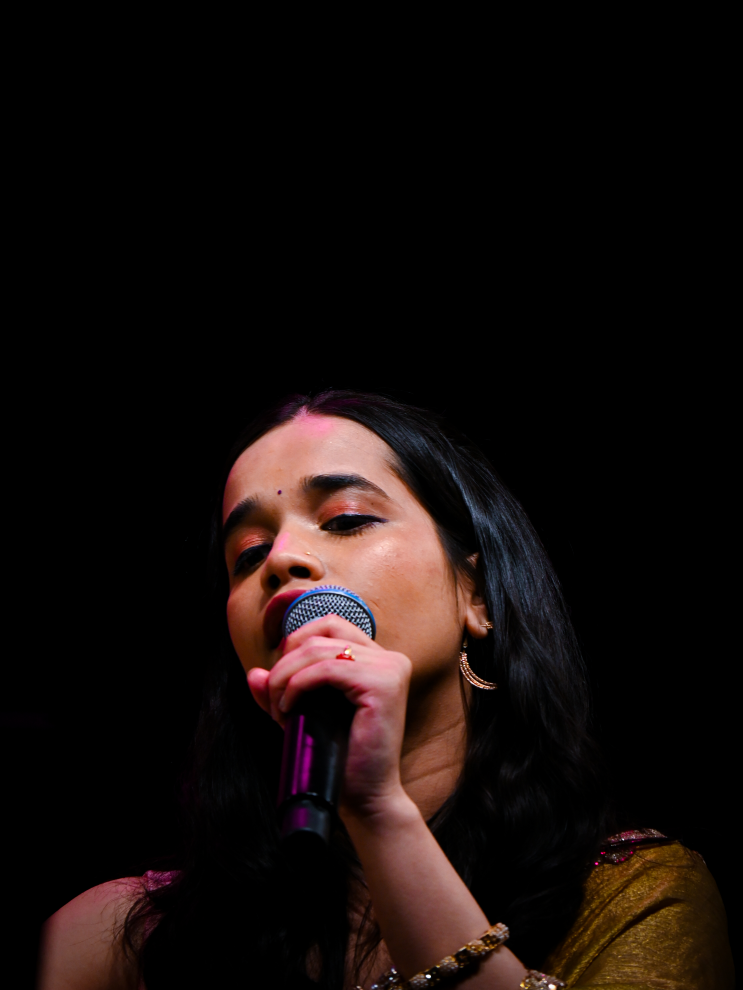
#> input picture Photos/13.jpg, 3712 x 4949 px (shown at 1/5 size); its folder holds only this picture in this run
$ python score_photos.py
#> lines starting #> are read from the running program, lines starting #| are printed output that depends on the picture
"""
Lensverse photo rating engine.

Scores every photograph in Photos/ on seven measurable qualities and writes a
0-100 rating. The gallery uses these ratings to order itself strongest-first.

The metrics are deliberately explainable -- each one maps to something a
photographer would actually critique in a print review:

  sharpness   peak local detail (tile-based, so shallow depth-of-field and
              intentional background blur are not punished)
  exposure    tonal coverage minus highlight/shadow clipping
  contrast    usable dynamic range
  color       Hasler-Susstrunk colourfulness; for monochrome frames this
              falls back to tonal separation so good B&W is not buried
  composition rule-of-thirds / symmetry placement of the salient mass,
              penalised when the subject is jammed into the frame edge
  isolation   how cleanly the subject separates from its background
  technical   resolution and sane aspect ratio

No third-party services and no network access: numpy + Pillow only, so the
scores are deterministic and reproducible.

Usage:
    python tools/score_photos.py                # score everything, print table
    python tools/score_photos.py --json out.json
"""

from __future__ import annotations

import argparse
import json
import math
import os
from dataclasses import dataclass, field, asdict
from pathlib import Path

import numpy as np
from PIL import Image, ImageOps

Image.MAX_IMAGE_PIXELS = None

# Long edge used for analysis. Big enough to judge detail, small enough to be fast.
ANALYSIS_EDGE = 1024

WEIGHTS = {
    "sharpness": 18.0,
    "exposure": 14.0,
    "contrast": 12.0,
    "color": 12.0,
    "composition": 16.0,
    "isolation": 12.0,
    "technical": 16.0,
}


# --------------------------------------------------------------------------
# small numpy helpers (kept dependency-free -- no scipy)
# --------------------------------------------------------------------------

def _clamp01(x: float) -> float:
    return float(min(1.0, max(0.0, x)))


def _luma(rgb: np.ndarray) -> np.ndarray:
    """Rec.709 luminance from a float HxWx3 array in 0..1."""
    return 0.2126 * rgb[..., 0] + 0.7152 * rgb[..., 1] + 0.0722 * rgb[..., 2]


def _laplacian(g: np.ndarray) -> np.ndarray:
    """4-neighbour Laplacian on the interior of a 2-D array."""
    return (
        4.0 * g[1:-1, 1:-1]
        - g[:-2, 1:-1]
        - g[2:, 1:-1]
        - g[1:-1, :-2]
        - g[1:-1, 2:]
    )


def _gradient_magnitude(g: np.ndarray) -> np.ndarray:
    """Central-difference gradient magnitude, same shape as the interior."""
    gx = g[1:-1, 2:] - g[1:-1, :-2]
    gy = g[2:, 1:-1] - g[:-2, 1:-1]
    return np.sqrt(gx * gx + gy * gy)


def _resize_map(m: np.ndarray, size: int) -> np.ndarray:
    """Downsample a 2-D float map to size x size with bilinear averaging."""
    lo, hi = float(m.min()), float(m.max())
    span = hi - lo
    norm = (m - lo) / span if span > 1e-9 else np.zeros_like(m)
    img = Image.fromarray((norm * 255.0).astype(np.uint8), mode="L")
    img = img.resize((size, size), Image.BILINEAR)
    return np.asarray(img, dtype=np.float64) / 255.0


# --------------------------------------------------------------------------
# individual metrics
# --------------------------------------------------------------------------

def _score_sharpness(g: np.ndarray) -> float:
    """Peak local sharpness: 90th-percentile Laplacian variance across tiles.

    Using the best tiles rather than the whole frame means a portrait with tack
    sharp eyes over a creamy background scores as sharp -- which is correct.
    """
    lap = _laplacian(g)
    h, w = lap.shape
    tiles, step_y, step_x = [], max(1, h // 8), max(1, w // 8)
    for y in range(0, h - step_y + 1, step_y):
        for x in range(0, w - step_x + 1, step_x):
            tiles.append(float(np.var(lap[y:y + step_y, x:x + step_x])))
    if not tiles:
        return 0.0
    peak = float(np.percentile(tiles, 90)) * (255.0 ** 2)
    # log compression: ~1500 units of variance reads as fully sharp
    return _clamp01(math.log1p(peak) / math.log1p(1500.0))


def _score_exposure(g: np.ndarray) -> float:
    """Tonal coverage (histogram entropy) minus clipping penalty."""
    q = np.clip((g * 255.0).astype(np.int32), 0, 255)
    hist = np.bincount(q.ravel(), minlength=256).astype(np.float64)
    total = hist.sum()
    if total <= 0:
        return 0.0
    p = hist / total
    nz = p[p > 0]
    entropy = float(-(nz * np.log(nz)).sum()) / math.log(256.0)

    crushed = float(p[:4].sum())
    blown = float(p[252:].sum())
    # half a percent of each is normal and often desirable
    penalty = _clamp01((max(0.0, crushed - 0.005) + max(0.0, blown - 0.005)) / 0.10)
    return _clamp01(0.62 * entropy + 0.38 * (1.0 - penalty))


def _score_contrast(g: np.ndarray) -> float:
    p1, p99 = np.percentile(g, [1.0, 99.0])
    spread = _clamp01(float(p99 - p1) / 0.92)
    punch = _clamp01(float(g.std()) / 0.22)
    return _clamp01(0.55 * spread + 0.45 * punch)


def _score_color(rgb: np.ndarray, contrast: float) -> tuple[float, bool]:
    """Hasler-Susstrunk colourfulness, with a monochrome fallback.

    A strong black-and-white frame has near-zero colourfulness but should not be
    penalised for it, so monochrome images are judged on tonal separation.
    """
    mx = rgb.max(axis=2)
    mn = rgb.min(axis=2)
    saturation = float((mx - mn).mean())
    monochrome = saturation < 0.06

    rg = rgb[..., 0] - rgb[..., 1]
    yb = 0.5 * (rgb[..., 0] + rgb[..., 1]) - rgb[..., 2]
    std = math.sqrt(float(rg.std()) ** 2 + float(yb.std()) ** 2)
    mean = math.sqrt(float(rg.mean()) ** 2 + float(yb.mean()) ** 2)
    colourfulness = (std + 0.3 * mean) * 255.0

    if monochrome:
        return _clamp01(0.30 + 0.70 * contrast), True
    return _clamp01(colourfulness / 95.0), False


def _score_composition(saliency: np.ndarray) -> float:
    """Placement of the salient mass: rule of thirds, or deliberate symmetry."""
    total = float(saliency.sum())
    if total <= 1e-9:
        return 0.0
    n = saliency.shape[0]
    coords = (np.arange(n) + 0.5) / n
    cx = float((saliency.sum(axis=0) * coords).sum() / total)
    cy = float((saliency.sum(axis=1) * coords).sum() / total)

    thirds = [(1 / 3, 1 / 3), (2 / 3, 1 / 3), (1 / 3, 2 / 3), (2 / 3, 2 / 3)]
    d_thirds = min(math.dist((cx, cy), pt) for pt in thirds)
    thirds_score = 1.0 - _clamp01(d_thirds / 0.26)

    d_center = math.dist((cx, cy), (0.5, 0.5))
    center_score = 1.0 - _clamp01(d_center / 0.20)

    a = saliency - saliency.mean()
    b = np.fliplr(saliency) - saliency.mean()
    denom = float(np.sqrt((a * a).sum() * (b * b).sum()))
    corr = float((a * b).sum() / denom) if denom > 1e-9 else 0.0
    sym_score = _clamp01((corr - 0.45) / 0.45)

    score = max(thirds_score, 0.55 * center_score + 0.45 * sym_score)

    # subject crammed against the frame edge reads as careless
    border = max(1, n // 12)
    edge_mass = total - float(saliency[border:-border, border:-border].sum())
    edge_ratio = edge_mass / total
    score -= _clamp01((edge_ratio - 0.38) / 0.40) * 0.22
    return _clamp01(score)


def _score_isolation(saliency: np.ndarray) -> float:
    """How much more interesting the subject is than its background."""
    thresh = float(np.percentile(saliency, 75.0))
    fg = saliency[saliency >= thresh]
    bg = saliency[saliency < thresh]
    if fg.size == 0 or bg.size == 0:
        return 0.0
    ratio = float(fg.mean()) / (float(bg.mean()) + 1e-6)
    return _clamp01(math.log(max(ratio, 1.0)) / math.log(9.0))


def _score_technical(width: int, height: int) -> float:
    megapixels = (width * height) / 1e6
    res = _clamp01(megapixels / 8.0)
    long_edge, short_edge = max(width, height), min(width, height)
    ratio = long_edge / max(1, short_edge)
    aspect = 1.0 if ratio <= 2.2 else _clamp01(1.0 - (ratio - 2.2) / 2.0)
    return _clamp01(0.75 * res + 0.25 * aspect)


# --------------------------------------------------------------------------
# per-file analysis
# --------------------------------------------------------------------------

@dataclass
class PhotoScore:
    file: str
    width: int
    height: int
    raw: float
    components: dict = field(default_factory=dict)
    monochrome: bool = False
    captured: str | None = None
    score: float = 0.0  # filled in after rank normalisation


def analyse(path: Path) -> PhotoScore:
    with Image.open(path) as im:
        captured = _exif_datetime(im)
        im = ImageOps.exif_transpose(im)
        width, height = im.size
        im.draft("RGB", (ANALYSIS_EDGE, ANALYSIS_EDGE))  # fast DCT-scaled decode
        work = im.convert("RGB")
        work.thumbnail((ANALYSIS_EDGE, ANALYSIS_EDGE), Image.LANCZOS)
        rgb = np.asarray(work, dtype=np.float64) / 255.0

    g = _luma(rgb)
    saliency = _resize_map(_gradient_magnitude(g), 36)

    contrast = _score_contrast(g)
    color, monochrome = _score_color(rgb, contrast)
    components = {
        "sharpness": _score_sharpness(g),
        "exposure": _score_exposure(g),
        "contrast": contrast,
        "color": color,
        "composition": _score_composition(saliency),
        "isolation": _score_isolation(saliency),
        "technical": _score_technical(width, height),
    }
    raw = sum(components[k] * WEIGHTS[k] for k in WEIGHTS)

    return PhotoScore(
        file=path.name,
        width=width,
        height=height,
        raw=round(raw, 3),
        components={k: round(v, 4) for k, v in components.items()},
        monochrome=monochrome,
        captured=captured,
    )


def _exif_datetime(im: Image.Image) -> str | None:
    """DateTimeOriginal as ISO-ish text, for the 'newest first' sort."""
    try:
        exif = im.getexif()
        for tag in (36867, 36868, 306):  # DateTimeOriginal, DateTimeDigitized, DateTime
            value = exif.get(tag)
            if isinstance(value, bytes):
                value = value.decode("utf-8", "ignore")
            if isinstance(value, str) and len(value) >= 19:
                date, _, clock = value.partition(" ")
                return f"{date.replace(':', '-')}T{clock}"
        ifd = exif.get_ifd(0x8769)
        for tag in (36867, 36868):
            value = ifd.get(tag)
            if isinstance(value, str) and len(value) >= 19:
                date, _, clock = value.partition(" ")
                return f"{date.replace(':', '-')}T{clock}"
    except Exception:
        pass
    return None


def normalise(scores: list[PhotoScore]) -> None:
    """Blend the raw score with its percentile rank.

    Raw weighted sums bunch up in a narrow band, which makes the published
    numbers feel arbitrary. Blending in the percentile spreads them across a
    readable 58-98 range. Both terms are monotonic in `raw`, so the ordering is
    exactly the raw ordering -- only the labels are rescaled.
    """
    if not scores:
        return
    if len(scores) == 1:
        scores[0].score = round(min(98.0, max(58.0, scores[0].raw)), 1)
        return

    order = sorted(range(len(scores)), key=lambda i: scores[i].raw)
    n = len(scores)
    for rank, idx in enumerate(order):
        pct = rank / (n - 1)
        curved = 58.0 + 40.0 * (pct ** 0.85)
        scores[idx].score = round(0.5 * curved + 0.5 * scores[idx].raw, 1)


def main() -> int:
    ap = argparse.ArgumentParser(description="Rate every photo in Photos/")
    ap.add_argument("--photos", default="Photos", help="source directory")
    ap.add_argument("--json", default=None, help="write results to this JSON file")
    ap.add_argument("--quiet", action="store_true")
    args = ap.parse_args()

    root = Path(args.photos)
    if not root.is_dir():
        print(f"error: {root} is not a directory")
        return 1

    files = sorted(
        (p for p in root.iterdir()
         if p.is_file() and p.suffix.lower() in {".jpg", ".jpeg", ".png", ".webp", ".avif"}),
        key=lambda p: p.name.lower(),
    )
    if not files:
        print(f"error: no images found in {root}")
        return 1

    results: list[PhotoScore] = []
    for i, path in enumerate(files, 1):
        try:
            results.append(analyse(path))
#> in analyse, im is the input picture: PIL image 3712x4949 RGB; mean R, G, B 22, 13.9, 12
#> the loop in _exif_datetime, `for tag in (36867, 36868, 306):` made 3 passes
#> (date, clock) on pass 3: ('2026:04:29', '00:22:38')
#> in analyse, `captured = _exif_datetime(im)`: captured = '2026-04-29T00:22:38'
#> in _gradient_magnitude, `return np.sqrt(gx * gx + gy * gy)`:
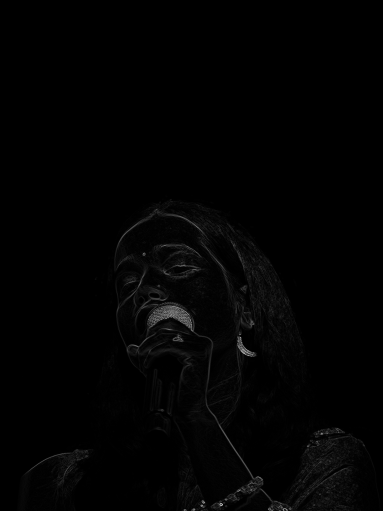
#> returned value: shape (1022, 766) float64 (shown at 1/2 size); min 0, max 1.24, mean 0.0129; drawn with min black and max white
#> in _resize_map, `lo, hi = float(m.min()), float(m.max())`: lo = 0; hi = 1.24
#> in _score_contrast, `p1, p99 = np.percentile(g, [1.0, 99.0])`: p1 = 0; p99 = 0.702
#> in _score_contrast, `spread = _clamp01(float(p99 - p1) / 0.92)`: spread = 0.763
#> in _score_contrast, `punch = _clamp01(float(g.std()) / 0.22)`: punch = 0.697
#> in analyse, `contrast = _score_contrast(g)`: contrast = 0.733
#> in _score_color, `mx = rgb.max(axis=2)`:
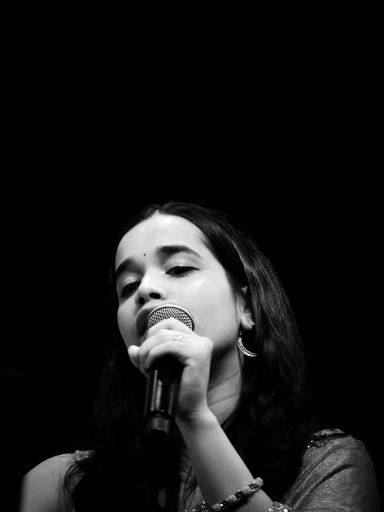
#> mx: shape (1024, 768) float64 (shown at 1/2 size); min 0, max 1, mean 0.0882
#> in _score_color, `mn = rgb.min(axis=2)`:
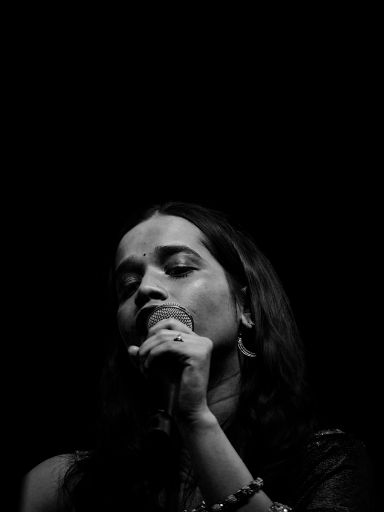
#> mn: shape (1024, 768) float64 (shown at 1/2 size); min 0, max 1, mean 0.044
#> in _score_color, `saturation = float((mx - mn).mean())`: saturation = 0.0442
#> in _score_color, `monochrome = saturation < 0.06`: monochrome = True
#> in _score_color, `yb = 0.5 * (rgb[..., 0] + rgb[..., 1]) - rgb[..., 2]`:
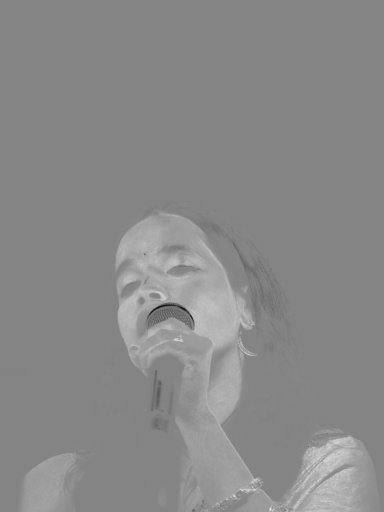
#> yb: shape (1024, 768) float64 (shown at 1/2 size); min -0.659, max 0.608, mean 0.0233; drawn with min black and max white
#> in _score_color, `std = math.sqrt(float(rg.std()) ** 2 + float(yb.std()) ** 2)`: std = 0.101
#> in _score_color, `mean = math.sqrt(float(rg.mean()) ** 2 + float(yb.mean()) ** 2)`: mean = 0.0396
#> in _score_color, `colourfulness = (std + 0.3 * mean) * 255.0`: colourfulness = 28.88
#> in analyse, `color, monochrome = _score_color(rgb, contrast)`: color = 0.813; monochrome = True
#> in _laplacian, `return ( 4.0 * g[1:-1, 1:-1] - g[:-2, 1:-1] - g[2:, 1:-1] - g[1:-1, :-..`:
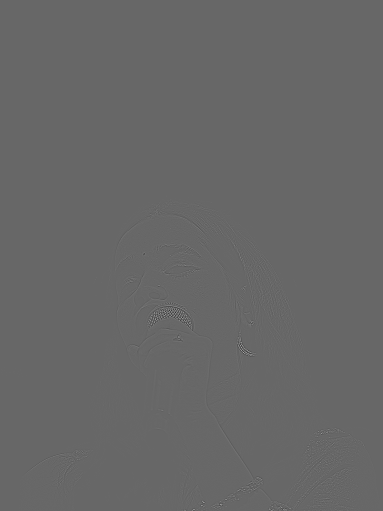
#> returned value: shape (1022, 766) float64 (shown at 1/2 size); min -1.39, max 2.02, mean 3.18e-06; drawn with min black and max white
#> after the loop in _score_sharpness, `for y in range(0, h - step_y + 1, step_y):`: tiles = 64 values, max 0.0302 at index 35, min 0 at index 0, mean 0.00182
#> in _score_sharpness, `peak = float(np.percentile(tiles, 90)) * (255.0 ** 2)`: peak = 246.3
#> in _score_exposure, `hist = np.bincount(q.ravel(), minlength=256).astype(np.float64)`: hist = 256 values, max 566019 at index 0, min 0 at index 240, mean 3072
#> in _score_exposure, `total = hist.sum()`: total = 786432
#> in _score_exposure, `p = hist / total`: p = 256 values, max 0.72 at index 0, min 0 at index 240, mean 0.00391
#> in _score_exposure, `nz = p[p > 0]`: nz = 253 values, max 0.72 at index 0, min 1.27e-06 at index 226, mean 0.00395
#> in _score_exposure, `entropy = float(-(nz * np.log(nz)).sum()) / math.log(256.0)`: entropy = 0.349
#> in _score_exposure, `crushed = float(p[:4].sum())`: crushed = 0.768
#> in _score_exposure, `blown = float(p[252:].sum())`: blown = 3.18e-05
#> in _score_exposure, `penalty = _clamp01((max(0.0, crushed - 0.005) + max(0.0, blown - 0.005..`: penalty = 1
#> in _score_composition, `total = float(saliency.sum())`: total = 12.59
#> in _score_composition, `coords = (np.arange(n) + 0.5) / n`: coords = 36 values from 0.0139 to 0.986
#> in _score_composition, `cx = float((saliency.sum(axis=0) * coords).sum() / total)`: cx = 0.555
#> in _score_composition, `cy = float((saliency.sum(axis=1) * coords).sum() / total)`: cy = 0.704
#> in _score_composition, `d_thirds = min(math.dist((cx, cy), pt) for pt in thirds)`: d_thirds = 0.118
#> in _score_composition, `thirds_score = 1.0 - _clamp01(d_thirds / 0.26)`: thirds_score = 0.547
#> in _score_composition, `d_center = math.dist((cx, cy), (0.5, 0.5))`: d_center = 0.211
#> in _score_composition, `center_score = 1.0 - _clamp01(d_center / 0.20)`: center_score = 0
#> in _score_composition, `b = np.fliplr(saliency) - saliency.mean()`:
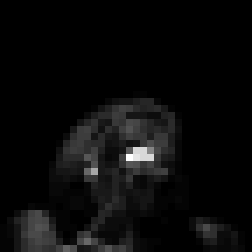
#> b: shape (36, 36) float64 (shown 7 times larger); min -0.00971, max 0.222, mean -6.85e-19; drawn with min black and max white
#> in _score_composition, `denom = float(np.sqrt((a * a).sum() * (b * b).sum()))`: denom = 0.639
#> in _score_composition, `corr = float((a * b).sum() / denom) if denom > 1e-9 else 0.0`: corr = 0.389
#> in _score_composition, `sym_score = _clamp01((corr - 0.45) / 0.45)`: sym_score = 0
#> in _score_composition, `score = max(thirds_score, 0.55 * center_score + 0.45 * sym_score)`: score = 0.547
#> in _score_composition, `edge_mass = total - float(saliency[border:-border, border:-border].sum..`: edge_mass = 2.49
#> in _score_composition, `edge_ratio = edge_mass / total`: edge_ratio = 0.198
#> in _score_isolation, `thresh = float(np.percentile(saliency, 75.0))`: thresh = 0.00784
#> in _score_isolation, `fg = saliency[saliency >= thresh]`: fg = 357 values, max 0.231 at index 121, min 0.00784 at index 0, mean 0.0345
#> in _score_isolation, `bg = saliency[saliency < thresh]`: bg = 939 values, max 0.00392 at index 483, min 0 at index 0, mean 0.000276
#> in _score_isolation, `ratio = float(fg.mean()) / (float(bg.mean()) + 1e-6)`: ratio = 124.8
#> in _score_technical, `megapixels = (width * height) / 1e6`: megapixels = 18.37
#> in _score_technical, `res = _clamp01(megapixels / 8.0)`: res = 1
#> in analyse, `components = { "sharpness": _score_sharpness(g), "exposure": _score_ex..`: components = {'sharpness': 0.753, 'exposure': 0.216, 'contrast': 0.733, 'color': 0.813, 'composition': 0.547, 'isolation': 1, 'technical': 1}
#> in analyse, `raw = sum(components[k] * WEIGHTS[k] for k in WEIGHTS)`: raw = 71.9
        except Exception as exc:  # a corrupt file should not kill the run
            print(f"  !! {path.name}: {exc}")
            continue
        if not args.quiet:
            print(f"  [{i}/{len(files)}] {path.name}", flush=True)

    normalise(results)
    results.sort(key=lambda r: -r.score)

    if not args.quiet:
        print(f"\n{'rank':>4}  {'score':>5}  {'file':<22} "
              f"{'shrp':>5}{'expo':>6}{'cont':>6}{'colr':>6}{'comp':>6}{'isol':>6}")
        for rank, r in enumerate(results, 1):
            c = r.components
            mono = " (b&w)" if r.monochrome else ""
            print(f"{rank:>4}  {r.score:>5.1f}  {r.file:<22} "
                  f"{c['sharpness']:>5.2f}{c['exposure']:>6.2f}{c['contrast']:>6.2f}"
                  f"{c['color']:>6.2f}{c['composition']:>6.2f}{c['isolation']:>6.2f}{mono}")
#> this loop made 1 pass
#> (rank, mono) on pass 1: (1, ' (b&w)')
#> (printed output is left out)
        band = [r.score for r in results]
#> band = [71.9]
        print(f"\n{len(results)} photos scored | "
              f"high {max(band):.1f} | median {sorted(band)[len(band)//2]:.1f} | low {min(band):.1f}")
#| 1 photos scored | high 71.9 | median 71.9 | low 71.9

    if args.json:
        Path(args.json).write_text(
            json.dumps([asdict(r) for r in results], indent=2), encoding="utf-8"
        )
        if not args.quiet:
            print(f"wrote {args.json}")
    return 0


if __name__ == "__main__":
    raise SystemExit(main())
#> (the program exits here)
